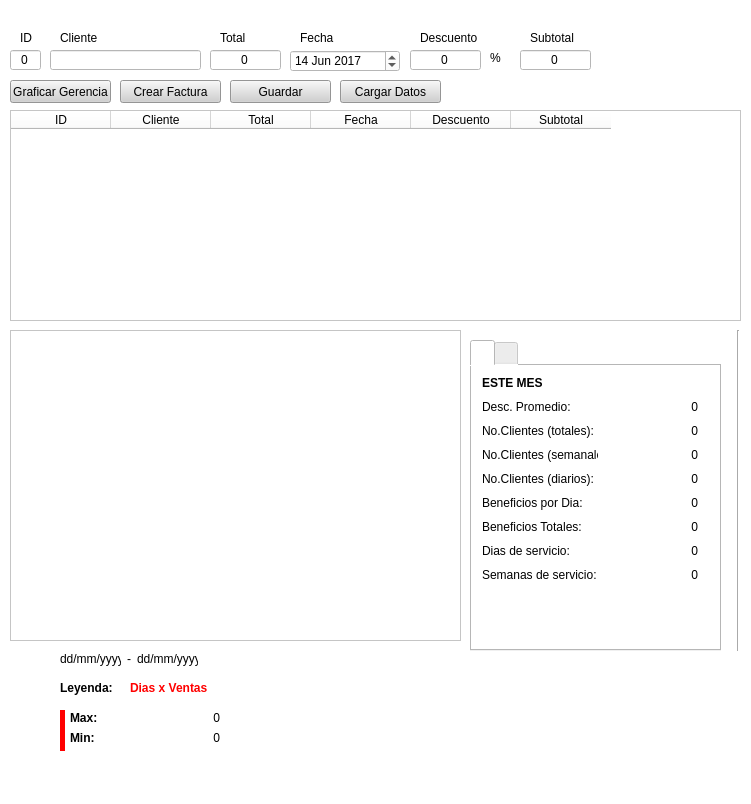
<?xml version="1.0" encoding="UTF-8"?>
<ui version="4.0">
 <class>MainWindow</class>
 <widget class="QMainWindow" name="MainWindow">
  <property name="geometry">
   <rect>
    <x>0</x>
    <y>0</y>
    <width>751</width>
    <height>804</height>
   </rect>
  </property>
  <property name="windowTitle">
   <string>MainWindow</string>
  </property>
  <property name="styleSheet">
   <string notr="true">background-color: rgb(255, 255, 255);</string>
  </property>
  <widget class="QWidget" name="centralwidget">
   <widget class="QPushButton" name="pushButton">
    <property name="geometry">
     <rect>
      <x>120</x>
      <y>80</y>
      <width>101</width>
      <height>23</height>
     </rect>
    </property>
    <property name="styleSheet">
     <string notr="true">background-color: rgb(208, 208, 208);</string>
    </property>
    <property name="text">
     <string>Crear Factura</string>
    </property>
   </widget>
   <widget class="QLineEdit" name="lineEdit">
    <property name="geometry">
     <rect>
      <x>10</x>
      <y>50</y>
      <width>31</width>
      <height>20</height>
     </rect>
    </property>
    <property name="styleSheet">
     <string notr="true">background-color: rgb(255, 255, 255);</string>
    </property>
    <property name="inputMask">
     <string extracomment="usuario"/>
    </property>
    <property name="text">
     <string>0</string>
    </property>
    <property name="alignment">
     <set>Qt::AlignCenter</set>
    </property>
   </widget>
   <widget class="QLabel" name="label">
    <property name="geometry">
     <rect>
      <x>20</x>
      <y>30</y>
      <width>16</width>
      <height>16</height>
     </rect>
    </property>
    <property name="text">
     <string>ID</string>
    </property>
   </widget>
   <widget class="QLineEdit" name="lineEdit_2">
    <property name="geometry">
     <rect>
      <x>50</x>
      <y>50</y>
      <width>151</width>
      <height>20</height>
     </rect>
    </property>
    <property name="styleSheet">
     <string notr="true">background-color: rgb(255, 255, 255);</string>
    </property>
    <property name="inputMask">
     <string extracomment="usuario"/>
    </property>
    <property name="text">
     <string/>
    </property>
    <property name="alignment">
     <set>Qt::AlignCenter</set>
    </property>
   </widget>
   <widget class="QLabel" name="label_2">
    <property name="geometry">
     <rect>
      <x>60</x>
      <y>30</y>
      <width>41</width>
      <height>16</height>
     </rect>
    </property>
    <property name="text">
     <string>Cliente</string>
    </property>
   </widget>
   <widget class="QLabel" name="label_3">
    <property name="geometry">
     <rect>
      <x>220</x>
      <y>30</y>
      <width>41</width>
      <height>16</height>
     </rect>
    </property>
    <property name="text">
     <string>Total</string>
    </property>
   </widget>
   <widget class="QLineEdit" name="lineEdit_3">
    <property name="geometry">
     <rect>
      <x>210</x>
      <y>50</y>
      <width>71</width>
      <height>20</height>
     </rect>
    </property>
    <property name="styleSheet">
     <string notr="true">background-color: rgb(255, 255, 255);</string>
    </property>
    <property name="inputMask">
     <string extracomment="usuario"/>
    </property>
    <property name="text">
     <string>0</string>
    </property>
    <property name="alignment">
     <set>Qt::AlignCenter</set>
    </property>
   </widget>
   <widget class="QLabel" name="label_4">
    <property name="geometry">
     <rect>
      <x>300</x>
      <y>30</y>
      <width>41</width>
      <height>16</height>
     </rect>
    </property>
    <property name="text">
     <string>Fecha</string>
    </property>
   </widget>
   <widget class="QLabel" name="label_5">
    <property name="geometry">
     <rect>
      <x>420</x>
      <y>30</y>
      <width>61</width>
      <height>16</height>
     </rect>
    </property>
    <property name="text">
     <string>Descuento</string>
    </property>
   </widget>
   <widget class="QLineEdit" name="lineEdit_5">
    <property name="geometry">
     <rect>
      <x>410</x>
      <y>50</y>
      <width>71</width>
      <height>20</height>
     </rect>
    </property>
    <property name="styleSheet">
     <string notr="true">background-color: rgb(255, 255, 255);</string>
    </property>
    <property name="inputMask">
     <string comment="%" extracomment="usuario"/>
    </property>
    <property name="text">
     <string>0</string>
    </property>
    <property name="alignment">
     <set>Qt::AlignCenter</set>
    </property>
   </widget>
   <widget class="QLabel" name="label_6">
    <property name="geometry">
     <rect>
      <x>530</x>
      <y>30</y>
      <width>61</width>
      <height>16</height>
     </rect>
    </property>
    <property name="text">
     <string>Subtotal</string>
    </property>
   </widget>
   <widget class="QLineEdit" name="lineEdit_6">
    <property name="geometry">
     <rect>
      <x>520</x>
      <y>50</y>
      <width>71</width>
      <height>20</height>
     </rect>
    </property>
    <property name="styleSheet">
     <string notr="true">background-color: rgb(255, 255, 255);</string>
    </property>
    <property name="inputMask">
     <string extracomment="usuario"/>
    </property>
    <property name="text">
     <string>0</string>
    </property>
    <property name="alignment">
     <set>Qt::AlignCenter</set>
    </property>
   </widget>
   <widget class="QPushButton" name="pushButton_2">
    <property name="geometry">
     <rect>
      <x>10</x>
      <y>80</y>
      <width>101</width>
      <height>23</height>
     </rect>
    </property>
    <property name="styleSheet">
     <string notr="true">background-color: rgb(208, 208, 208);</string>
    </property>
    <property name="text">
     <string>Graficar Gerencia</string>
    </property>
   </widget>
   <widget class="QTableWidget" name="tableWidget">
    <property name="geometry">
     <rect>
      <x>10</x>
      <y>110</y>
      <width>731</width>
      <height>211</height>
     </rect>
    </property>
    <property name="styleSheet">
     <string notr="true">background-color: rgb(255, 255, 255);</string>
    </property>
    <column>
     <property name="text">
      <string>ID</string>
     </property>
    </column>
    <column>
     <property name="text">
      <string>Cliente</string>
     </property>
    </column>
    <column>
     <property name="text">
      <string>Total</string>
     </property>
    </column>
    <column>
     <property name="text">
      <string>Fecha</string>
     </property>
    </column>
    <column>
     <property name="text">
      <string>Descuento</string>
     </property>
    </column>
    <column>
     <property name="text">
      <string>Subtotal</string>
     </property>
    </column>
   </widget>
   <widget class="Line" name="line">
    <property name="windowModality">
     <enum>Qt::NonModal</enum>
    </property>
    <property name="geometry">
     <rect>
      <x>730</x>
      <y>330</y>
      <width>16</width>
      <height>321</height>
     </rect>
    </property>
    <property name="orientation">
     <enum>Qt::Vertical</enum>
    </property>
   </widget>
   <widget class="QLabel" name="label_33">
    <property name="geometry">
     <rect>
      <x>490</x>
      <y>50</y>
      <width>21</width>
      <height>16</height>
     </rect>
    </property>
    <property name="text">
     <string>%</string>
    </property>
   </widget>
   <widget class="QDateEdit" name="lineEdit_4">
    <property name="geometry">
     <rect>
      <x>290</x>
      <y>50</y>
      <width>110</width>
      <height>22</height>
     </rect>
    </property>
    <property name="date">
     <date>
      <year>2017</year>
      <month>6</month>
      <day>14</day>
     </date>
    </property>
    <property name="timeSpec">
     <enum>Qt::LocalTime</enum>
    </property>
   </widget>
   <widget class="QFrame" name="frame">
    <property name="geometry">
     <rect>
      <x>10</x>
      <y>330</y>
      <width>451</width>
      <height>311</height>
     </rect>
    </property>
    <property name="frameShape">
     <enum>QFrame::StyledPanel</enum>
    </property>
    <property name="frameShadow">
     <enum>QFrame::Raised</enum>
    </property>
   </widget>
   <widget class="QLabel" name="label_40">
    <property name="geometry">
     <rect>
      <x>70</x>
      <y>710</y>
      <width>41</width>
      <height>16</height>
     </rect>
    </property>
    <property name="font">
     <font>
      <weight>75</weight>
      <bold>true</bold>
     </font>
    </property>
    <property name="autoFillBackground">
     <bool>false</bool>
    </property>
    <property name="styleSheet">
     <string notr="true"/>
    </property>
    <property name="text">
     <string>Max: </string>
    </property>
   </widget>
   <widget class="QLabel" name="label_42">
    <property name="geometry">
     <rect>
      <x>70</x>
      <y>730</y>
      <width>41</width>
      <height>16</height>
     </rect>
    </property>
    <property name="font">
     <font>
      <weight>75</weight>
      <bold>true</bold>
     </font>
    </property>
    <property name="autoFillBackground">
     <bool>false</bool>
    </property>
    <property name="styleSheet">
     <string notr="true"/>
    </property>
    <property name="text">
     <string>Min:</string>
    </property>
   </widget>
   <widget class="QLabel" name="label_41">
    <property name="geometry">
     <rect>
      <x>120</x>
      <y>710</y>
      <width>100</width>
      <height>16</height>
     </rect>
    </property>
    <property name="minimumSize">
     <size>
      <width>100</width>
      <height>0</height>
     </size>
    </property>
    <property name="maximumSize">
     <size>
      <width>50</width>
      <height>16777215</height>
     </size>
    </property>
    <property name="baseSize">
     <size>
      <width>100</width>
      <height>0</height>
     </size>
    </property>
    <property name="text">
     <string>0</string>
    </property>
    <property name="alignment">
     <set>Qt::AlignRight|Qt::AlignTrailing|Qt::AlignVCenter</set>
    </property>
   </widget>
   <widget class="QLabel" name="label_43">
    <property name="geometry">
     <rect>
      <x>120</x>
      <y>730</y>
      <width>100</width>
      <height>16</height>
     </rect>
    </property>
    <property name="minimumSize">
     <size>
      <width>100</width>
      <height>0</height>
     </size>
    </property>
    <property name="maximumSize">
     <size>
      <width>50</width>
      <height>16777215</height>
     </size>
    </property>
    <property name="baseSize">
     <size>
      <width>100</width>
      <height>0</height>
     </size>
    </property>
    <property name="text">
     <string>0</string>
    </property>
    <property name="alignment">
     <set>Qt::AlignRight|Qt::AlignTrailing|Qt::AlignVCenter</set>
    </property>
   </widget>
   <widget class="Line" name="line_2">
    <property name="geometry">
     <rect>
      <x>60</x>
      <y>710</y>
      <width>5</width>
      <height>41</height>
     </rect>
    </property>
    <property name="autoFillBackground">
     <bool>false</bool>
    </property>
    <property name="styleSheet">
     <string notr="true">background-color: rgb(255, 0, 0);</string>
    </property>
    <property name="lineWidth">
     <number>0</number>
    </property>
    <property name="orientation">
     <enum>Qt::Vertical</enum>
    </property>
   </widget>
   <widget class="QLabel" name="label_64">
    <property name="geometry">
     <rect>
      <x>60</x>
      <y>680</y>
      <width>61</width>
      <height>16</height>
     </rect>
    </property>
    <property name="font">
     <font>
      <weight>75</weight>
      <bold>true</bold>
     </font>
    </property>
    <property name="text">
     <string>Leyenda:</string>
    </property>
   </widget>
   <widget class="QWidget" name="layoutWidget">
    <property name="geometry">
     <rect>
      <x>130</x>
      <y>680</y>
      <width>531</width>
      <height>16</height>
     </rect>
    </property>
    <layout class="QHBoxLayout" name="horizontalLayout">
     <item>
      <widget class="QLabel" name="label_34">
       <property name="font">
        <font>
         <weight>75</weight>
         <bold>true</bold>
        </font>
       </property>
       <property name="autoFillBackground">
        <bool>false</bool>
       </property>
       <property name="styleSheet">
        <string notr="true">color: rgb(255, 0, 0);</string>
       </property>
       <property name="text">
        <string>Dias x Ventas</string>
       </property>
      </widget>
     </item>
    </layout>
   </widget>
   <widget class="QWidget" name="layoutWidget">
    <property name="geometry">
     <rect>
      <x>60</x>
      <y>651</y>
      <width>138</width>
      <height>15</height>
     </rect>
    </property>
    <layout class="QHBoxLayout" name="horizontalLayout_2">
     <item>
      <widget class="QLabel" name="label_35">
       <property name="text">
        <string>dd/mm/yyyy</string>
       </property>
      </widget>
     </item>
     <item>
      <widget class="QLabel" name="label_37">
       <property name="text">
        <string>-</string>
       </property>
       <property name="alignment">
        <set>Qt::AlignCenter</set>
       </property>
      </widget>
     </item>
     <item>
      <widget class="QLabel" name="label_36">
       <property name="text">
        <string>dd/mm/yyyy</string>
       </property>
      </widget>
     </item>
    </layout>
   </widget>
   <widget class="QTabWidget" name="tabWidget">
    <property name="geometry">
     <rect>
      <x>470</x>
      <y>340</y>
      <width>251</width>
      <height>311</height>
     </rect>
    </property>
    <property name="currentIndex">
     <number>0</number>
    </property>
    <widget class="QWidget" name="tab_2">
     <attribute name="title">
      <string/>
     </attribute>
     <widget class="QWidget" name="layoutWidget_2">
      <property name="geometry">
       <rect>
        <x>10</x>
        <y>10</y>
        <width>228</width>
        <height>261</height>
       </rect>
      </property>
      <layout class="QFormLayout" name="formLayout_3">
       <property name="fieldGrowthPolicy">
        <enum>QFormLayout::AllNonFixedFieldsGrow</enum>
       </property>
       <property name="horizontalSpacing">
        <number>0</number>
       </property>
       <property name="verticalSpacing">
        <number>10</number>
       </property>
       <item row="0" column="0">
        <widget class="QLabel" name="label_38">
         <property name="font">
          <font>
           <weight>75</weight>
           <bold>true</bold>
          </font>
         </property>
         <property name="text">
          <string>ESTE MES</string>
         </property>
        </widget>
       </item>
       <item row="1" column="0">
        <widget class="QLabel" name="label_19">
         <property name="text">
          <string>Desc. Promedio:</string>
         </property>
        </widget>
       </item>
       <item row="1" column="1">
        <widget class="QLabel" name="label_20">
         <property name="minimumSize">
          <size>
           <width>100</width>
           <height>0</height>
          </size>
         </property>
         <property name="maximumSize">
          <size>
           <width>50</width>
           <height>16777215</height>
          </size>
         </property>
         <property name="baseSize">
          <size>
           <width>100</width>
           <height>0</height>
          </size>
         </property>
         <property name="text">
          <string>0</string>
         </property>
         <property name="alignment">
          <set>Qt::AlignRight|Qt::AlignTrailing|Qt::AlignVCenter</set>
         </property>
        </widget>
       </item>
       <item row="2" column="0">
        <widget class="QLabel" name="label_21">
         <property name="text">
          <string>No.Clientes (totales):</string>
         </property>
        </widget>
       </item>
       <item row="2" column="1">
        <widget class="QLabel" name="label_22">
         <property name="minimumSize">
          <size>
           <width>100</width>
           <height>0</height>
          </size>
         </property>
         <property name="maximumSize">
          <size>
           <width>50</width>
           <height>16777215</height>
          </size>
         </property>
         <property name="baseSize">
          <size>
           <width>100</width>
           <height>0</height>
          </size>
         </property>
         <property name="text">
          <string>0</string>
         </property>
         <property name="alignment">
          <set>Qt::AlignRight|Qt::AlignTrailing|Qt::AlignVCenter</set>
         </property>
        </widget>
       </item>
       <item row="3" column="0">
        <widget class="QLabel" name="label_23">
         <property name="text">
          <string>No.Clientes (semanales):</string>
         </property>
        </widget>
       </item>
       <item row="3" column="1">
        <widget class="QLabel" name="label_24">
         <property name="minimumSize">
          <size>
           <width>100</width>
           <height>0</height>
          </size>
         </property>
         <property name="maximumSize">
          <size>
           <width>50</width>
           <height>16777215</height>
          </size>
         </property>
         <property name="baseSize">
          <size>
           <width>100</width>
           <height>0</height>
          </size>
         </property>
         <property name="text">
          <string>0</string>
         </property>
         <property name="alignment">
          <set>Qt::AlignRight|Qt::AlignTrailing|Qt::AlignVCenter</set>
         </property>
        </widget>
       </item>
       <item row="4" column="0">
        <widget class="QLabel" name="label_25">
         <property name="text">
          <string>No.Clientes (diarios): </string>
         </property>
        </widget>
       </item>
       <item row="4" column="1">
        <widget class="QLabel" name="label_26">
         <property name="minimumSize">
          <size>
           <width>100</width>
           <height>0</height>
          </size>
         </property>
         <property name="maximumSize">
          <size>
           <width>50</width>
           <height>16777215</height>
          </size>
         </property>
         <property name="baseSize">
          <size>
           <width>100</width>
           <height>0</height>
          </size>
         </property>
         <property name="text">
          <string>0</string>
         </property>
         <property name="alignment">
          <set>Qt::AlignRight|Qt::AlignTrailing|Qt::AlignVCenter</set>
         </property>
        </widget>
       </item>
       <item row="5" column="0">
        <widget class="QLabel" name="label_27">
         <property name="text">
          <string>Beneficios por Dia:</string>
         </property>
        </widget>
       </item>
       <item row="5" column="1">
        <widget class="QLabel" name="label_28">
         <property name="minimumSize">
          <size>
           <width>100</width>
           <height>0</height>
          </size>
         </property>
         <property name="maximumSize">
          <size>
           <width>50</width>
           <height>16777215</height>
          </size>
         </property>
         <property name="baseSize">
          <size>
           <width>100</width>
           <height>0</height>
          </size>
         </property>
         <property name="text">
          <string>0</string>
         </property>
         <property name="alignment">
          <set>Qt::AlignRight|Qt::AlignTrailing|Qt::AlignVCenter</set>
         </property>
        </widget>
       </item>
       <item row="6" column="0">
        <widget class="QLabel" name="label_29">
         <property name="text">
          <string>Beneficios Totales:</string>
         </property>
        </widget>
       </item>
       <item row="6" column="1">
        <widget class="QLabel" name="label_30">
         <property name="minimumSize">
          <size>
           <width>100</width>
           <height>0</height>
          </size>
         </property>
         <property name="maximumSize">
          <size>
           <width>50</width>
           <height>16777215</height>
          </size>
         </property>
         <property name="baseSize">
          <size>
           <width>100</width>
           <height>0</height>
          </size>
         </property>
         <property name="text">
          <string>0</string>
         </property>
         <property name="alignment">
          <set>Qt::AlignRight|Qt::AlignTrailing|Qt::AlignVCenter</set>
         </property>
        </widget>
       </item>
       <item row="7" column="0">
        <widget class="QLabel" name="label_31">
         <property name="text">
          <string>Dias de servicio:</string>
         </property>
        </widget>
       </item>
       <item row="7" column="1">
        <widget class="QLabel" name="label_39">
         <property name="minimumSize">
          <size>
           <width>100</width>
           <height>0</height>
          </size>
         </property>
         <property name="maximumSize">
          <size>
           <width>50</width>
           <height>16777215</height>
          </size>
         </property>
         <property name="baseSize">
          <size>
           <width>100</width>
           <height>0</height>
          </size>
         </property>
         <property name="text">
          <string>0</string>
         </property>
         <property name="alignment">
          <set>Qt::AlignRight|Qt::AlignTrailing|Qt::AlignVCenter</set>
         </property>
        </widget>
       </item>
       <item row="8" column="0">
        <widget class="QLabel" name="label_46">
         <property name="text">
          <string>Semanas de servicio:</string>
         </property>
        </widget>
       </item>
       <item row="8" column="1">
        <widget class="QLabel" name="label_47">
         <property name="minimumSize">
          <size>
           <width>100</width>
           <height>0</height>
          </size>
         </property>
         <property name="maximumSize">
          <size>
           <width>50</width>
           <height>16777215</height>
          </size>
         </property>
         <property name="baseSize">
          <size>
           <width>100</width>
           <height>0</height>
          </size>
         </property>
         <property name="text">
          <string>0</string>
         </property>
         <property name="alignment">
          <set>Qt::AlignRight|Qt::AlignTrailing|Qt::AlignVCenter</set>
         </property>
        </widget>
       </item>
      </layout>
     </widget>
    </widget>
    <widget class="QWidget" name="tab">
     <attribute name="title">
      <string/>
     </attribute>
     <widget class="QWidget" name="layoutWidget">
      <property name="geometry">
       <rect>
        <x>10</x>
        <y>10</y>
        <width>228</width>
        <height>261</height>
       </rect>
      </property>
      <layout class="QFormLayout" name="formLayout_2">
       <property name="fieldGrowthPolicy">
        <enum>QFormLayout::AllNonFixedFieldsGrow</enum>
       </property>
       <property name="horizontalSpacing">
        <number>0</number>
       </property>
       <property name="verticalSpacing">
        <number>10</number>
       </property>
       <item row="0" column="0">
        <widget class="QLabel" name="label_32">
         <property name="font">
          <font>
           <weight>75</weight>
           <bold>true</bold>
          </font>
         </property>
         <property name="text">
          <string>MES ANTERIOR</string>
         </property>
        </widget>
       </item>
       <item row="1" column="0">
        <widget class="QLabel" name="label_8">
         <property name="text">
          <string>Desc. Promedio:</string>
         </property>
        </widget>
       </item>
       <item row="1" column="1">
        <widget class="QLabel" name="label_13">
         <property name="minimumSize">
          <size>
           <width>100</width>
           <height>0</height>
          </size>
         </property>
         <property name="maximumSize">
          <size>
           <width>50</width>
           <height>16777215</height>
          </size>
         </property>
         <property name="baseSize">
          <size>
           <width>100</width>
           <height>0</height>
          </size>
         </property>
         <property name="text">
          <string>0</string>
         </property>
         <property name="alignment">
          <set>Qt::AlignRight|Qt::AlignTrailing|Qt::AlignVCenter</set>
         </property>
        </widget>
       </item>
       <item row="2" column="0">
        <widget class="QLabel" name="label_9">
         <property name="text">
          <string>No.Clientes (totales):</string>
         </property>
        </widget>
       </item>
       <item row="2" column="1">
        <widget class="QLabel" name="label_18">
         <property name="minimumSize">
          <size>
           <width>100</width>
           <height>0</height>
          </size>
         </property>
         <property name="maximumSize">
          <size>
           <width>50</width>
           <height>16777215</height>
          </size>
         </property>
         <property name="baseSize">
          <size>
           <width>100</width>
           <height>0</height>
          </size>
         </property>
         <property name="text">
          <string>0</string>
         </property>
         <property name="alignment">
          <set>Qt::AlignRight|Qt::AlignTrailing|Qt::AlignVCenter</set>
         </property>
        </widget>
       </item>
       <item row="3" column="0">
        <widget class="QLabel" name="label_10">
         <property name="text">
          <string>No.Clientes (semanales):</string>
         </property>
        </widget>
       </item>
       <item row="3" column="1">
        <widget class="QLabel" name="label_15">
         <property name="minimumSize">
          <size>
           <width>100</width>
           <height>0</height>
          </size>
         </property>
         <property name="maximumSize">
          <size>
           <width>50</width>
           <height>16777215</height>
          </size>
         </property>
         <property name="baseSize">
          <size>
           <width>100</width>
           <height>0</height>
          </size>
         </property>
         <property name="text">
          <string>0</string>
         </property>
         <property name="alignment">
          <set>Qt::AlignRight|Qt::AlignTrailing|Qt::AlignVCenter</set>
         </property>
        </widget>
       </item>
       <item row="4" column="0">
        <widget class="QLabel" name="label_11">
         <property name="text">
          <string>No.Clientes (diarios): </string>
         </property>
        </widget>
       </item>
       <item row="4" column="1">
        <widget class="QLabel" name="label_16">
         <property name="minimumSize">
          <size>
           <width>100</width>
           <height>0</height>
          </size>
         </property>
         <property name="maximumSize">
          <size>
           <width>50</width>
           <height>16777215</height>
          </size>
         </property>
         <property name="baseSize">
          <size>
           <width>100</width>
           <height>0</height>
          </size>
         </property>
         <property name="text">
          <string>0</string>
         </property>
         <property name="alignment">
          <set>Qt::AlignRight|Qt::AlignTrailing|Qt::AlignVCenter</set>
         </property>
        </widget>
       </item>
       <item row="5" column="0">
        <widget class="QLabel" name="label_12">
         <property name="text">
          <string>Beneficios por Dia:</string>
         </property>
        </widget>
       </item>
       <item row="5" column="1">
        <widget class="QLabel" name="label_14">
         <property name="minimumSize">
          <size>
           <width>100</width>
           <height>0</height>
          </size>
         </property>
         <property name="maximumSize">
          <size>
           <width>50</width>
           <height>16777215</height>
          </size>
         </property>
         <property name="baseSize">
          <size>
           <width>100</width>
           <height>0</height>
          </size>
         </property>
         <property name="text">
          <string>0</string>
         </property>
         <property name="alignment">
          <set>Qt::AlignRight|Qt::AlignTrailing|Qt::AlignVCenter</set>
         </property>
        </widget>
       </item>
       <item row="6" column="0">
        <widget class="QLabel" name="label_7">
         <property name="text">
          <string>Beneficios Totales:</string>
         </property>
        </widget>
       </item>
       <item row="6" column="1">
        <widget class="QLabel" name="label_17">
         <property name="minimumSize">
          <size>
           <width>100</width>
           <height>0</height>
          </size>
         </property>
         <property name="maximumSize">
          <size>
           <width>50</width>
           <height>16777215</height>
          </size>
         </property>
         <property name="baseSize">
          <size>
           <width>100</width>
           <height>0</height>
          </size>
         </property>
         <property name="text">
          <string>0</string>
         </property>
         <property name="alignment">
          <set>Qt::AlignRight|Qt::AlignTrailing|Qt::AlignVCenter</set>
         </property>
        </widget>
       </item>
       <item row="7" column="1">
        <widget class="QLabel" name="label_44">
         <property name="minimumSize">
          <size>
           <width>100</width>
           <height>0</height>
          </size>
         </property>
         <property name="maximumSize">
          <size>
           <width>50</width>
           <height>16777215</height>
          </size>
         </property>
         <property name="baseSize">
          <size>
           <width>100</width>
           <height>0</height>
          </size>
         </property>
         <property name="text">
          <string>0</string>
         </property>
         <property name="alignment">
          <set>Qt::AlignRight|Qt::AlignTrailing|Qt::AlignVCenter</set>
         </property>
        </widget>
       </item>
       <item row="7" column="0">
        <widget class="QLabel" name="label_45">
         <property name="text">
          <string>Dias de servicio:</string>
         </property>
        </widget>
       </item>
       <item row="8" column="0">
        <widget class="QLabel" name="label_48">
         <property name="text">
          <string>Semanas de servicio:</string>
         </property>
        </widget>
       </item>
       <item row="8" column="1">
        <widget class="QLabel" name="label_49">
         <property name="minimumSize">
          <size>
           <width>100</width>
           <height>0</height>
          </size>
         </property>
         <property name="maximumSize">
          <size>
           <width>50</width>
           <height>16777215</height>
          </size>
         </property>
         <property name="baseSize">
          <size>
           <width>100</width>
           <height>0</height>
          </size>
         </property>
         <property name="text">
          <string>0</string>
         </property>
         <property name="alignment">
          <set>Qt::AlignRight|Qt::AlignTrailing|Qt::AlignVCenter</set>
         </property>
        </widget>
       </item>
      </layout>
     </widget>
    </widget>
   </widget>
   <widget class="QPushButton" name="pushButton_3">
    <property name="geometry">
     <rect>
      <x>230</x>
      <y>80</y>
      <width>101</width>
      <height>23</height>
     </rect>
    </property>
    <property name="styleSheet">
     <string notr="true">background-color: rgb(208, 208, 208);</string>
    </property>
    <property name="text">
     <string>Guardar</string>
    </property>
   </widget>
   <widget class="QPushButton" name="pushButton_4">
    <property name="geometry">
     <rect>
      <x>340</x>
      <y>80</y>
      <width>101</width>
      <height>23</height>
     </rect>
    </property>
    <property name="styleSheet">
     <string notr="true">background-color: rgb(208, 208, 208);</string>
    </property>
    <property name="text">
     <string>Cargar Datos</string>
    </property>
   </widget>
  </widget>
  <widget class="QMenuBar" name="menubar">
   <property name="geometry">
    <rect>
     <x>0</x>
     <y>0</y>
     <width>751</width>
     <height>19</height>
    </rect>
   </property>
  </widget>
  <widget class="QStatusBar" name="statusbar"/>
 </widget>
 <resources/>
 <connections/>
</ui>
